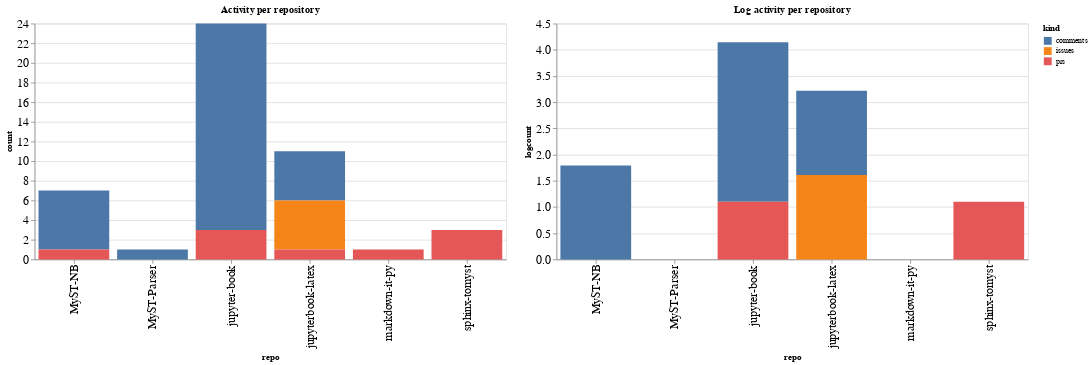

Notebook source saved alongside this figure:
### Code cell
ch1 = alt.Chart(repo_summaries, width=600, title="Activity per repository").mark_bar().encode(
    x='repo',
    y='count',
    color='kind',
    tooltip="kind"
)

ch2 = alt.Chart(repo_summaries, width=600, title="Log activity per repository").mark_bar().encode(
    x='repo',
    y='logcount',
    color='kind',
    tooltip="kind"
)

ch1 | ch2

### Figure 1 — Vega-Lite specification as saved in the notebook (floating-point values rounded to 4 significant figures)
{"config": {"axisLeft": {"labelFontSize": 15}, "axisBottom": {"labelFontSize": 15}}, "hconcat": [{"mark": "bar", "encoding": {"color": {"type": "nominal", "field": "kind"}, "tooltip": {"type": "nominal", "field": "kind"}, "x": {"type": "nominal", "field": "repo"}, "y": {"type": "quantitative", "field": "count"}}, "title": "Activity per repository", "width": 600}, {"mark": "bar", "encoding": {"color": {"type": "nominal", "field": "kind"}, "tooltip": {"type": "nominal", "field": "kind"}, "x": {"type": "nominal", "field": "repo"}, "y": {"type": "quantitative", "field": "logcount"}}, "title": "Log activity per repository", "width": 600}], "data": {"name": "data-38ead4837b45e3bf6df7e5c4efdba327"}, "$schema": "https://vega.github.io/schema/vega-lite/v4.8.1.json", "datasets": {"data-38ead4837b45e3bf6df7e5c4efdba327": [{"repo": "MyST-NB", "kind": "comments", "count": 6, "logcount": 1.792}, {"repo": "MyST-NB", "kind": "prs", "count": 1, "logcount": 0.0}, {"repo": "MyST-Parser", "kind": "comments", "count": 1, "logcount": 0.0}, {"repo": "jupyter-book", "kind": "comments", "count": 21, "logcount": 3.045}, {"repo": "jupyter-book", "kind": "prs", "count": 3, "logcount": 1.099}, {"repo": "jupyterbook-latex", "kind": "comments", "count": 5, "logcount": 1.609}, {"repo": "jupyterbook-latex", "kind": "issues", "count": 5, "logcount": 1.609}, {"repo": "jupyterbook-latex", "kind": "prs", "count": 1, "logcount": 0.0}, {"repo": "markdown-it-py", "kind": "prs", "count": 1, "logcount": 0.0}, {"repo": "sphinx-tomyst", "kind": "prs", "count": 3, "logcount": 1.099}]}}
